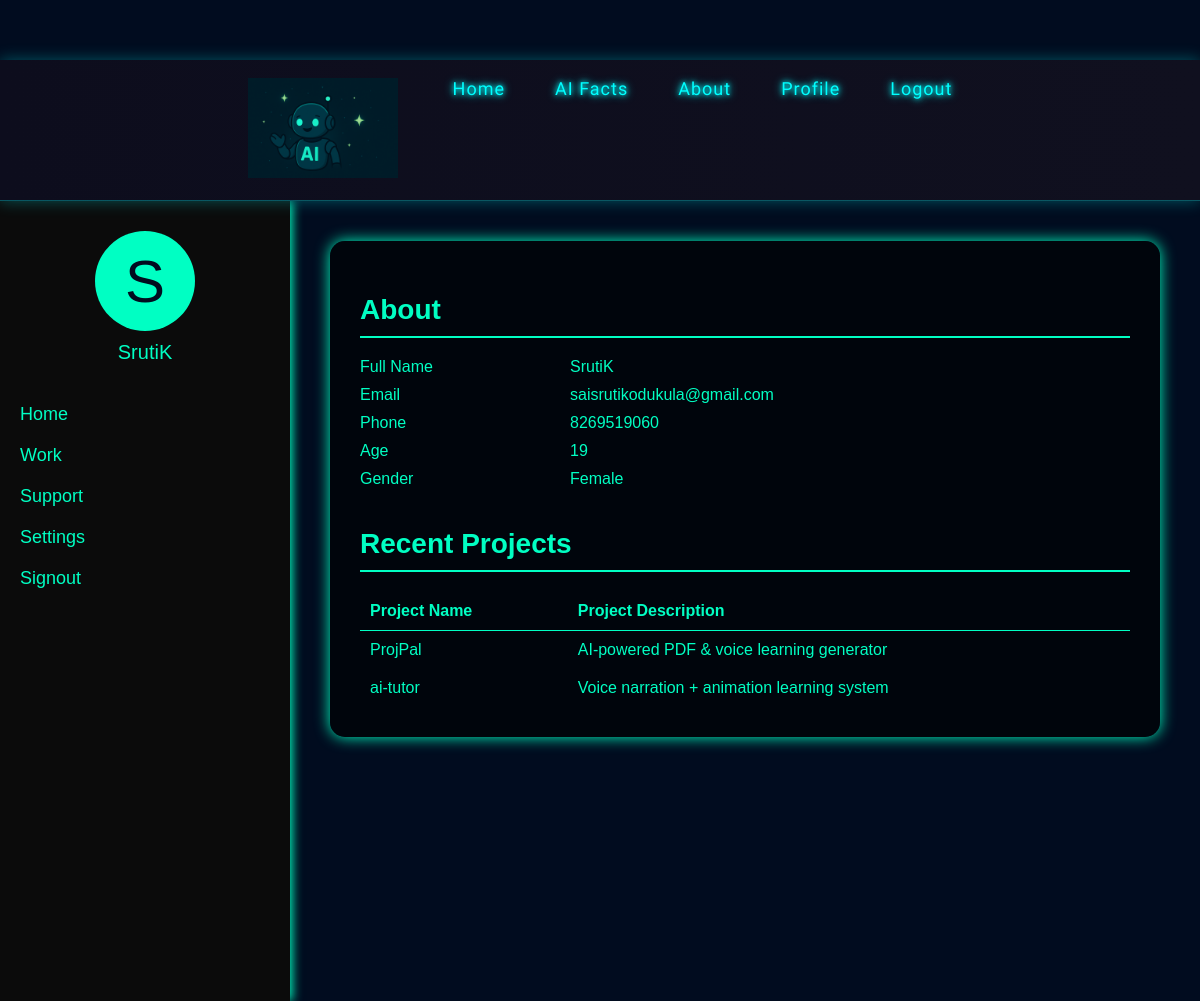
The app's page /profile (signed in) with its own data.
### models.py (models this page shows)
class User(UserMixin, db.Model):
    id = db.Column(db.Integer, primary_key=True)
    email = db.Column(db.String(150), unique=True, nullable=False)
    password = db.Column(db.String(150), nullable=False)
    username = db.Column(db.String(150))
    age = db.Column(db.String(10))
    gender = db.Column(db.String(10))
    contact = db.Column(db.String(15))

### app.py (the view, shortened to what this page needs)
@app.route('/profile', methods=['GET', 'POST'])
@login_required
def profile():
    return render_template('profile.html', user=current_user)

### app.py (called while the page is built)
@login_manager.user_loader
def load_user(user_id):
    return User.query.get(int(user_id))

### templates/profile.html (shortened to what this page needs)
{% include 'navbar.html' %}
<body style="margin: 0; font-family: 'Arial', sans-serif; background: url('/static/ai-img-gpt.png'); background-color: #010c1f; color: #00ffc3; padding-top: 60px;">
  <div style="display: flex; height: 100vh;">
    <div style="width: 250px; background-color: #0b0b0b; padding: 30px 20px; box-shadow: 2px 0 10px #00ffc3;">
      <div style="text-align: center; margin-bottom: 40px;">
        <div style="background-color: #00ffc3; color: #010c1f; font-size: 60px; width: 100px; height: 100px; border-radius: 50%; display: flex; justify-content: center; align-items: center; margin: 0 auto;">
          {{ user.username[0]|upper }}
        </div>
        <p style="margin-top: 10px; font-size: 20px;">{{ user.username }}</p>
      </div>
      <nav style="display: flex; flex-direction: column; gap: 20px; font-size: 18px;">
        <a href="#" style="color: #00ffc3; text-decoration: none;">Home</a>
        <a href="#" style="color: #00ffc3; text-decoration: none;">Work</a>
        <a href="#" style="color: #00ffc3; text-decoration: none;">Support</a>
        <a href="#" style="color: #00ffc3; text-decoration: none;">Settings</a>
        <a href="#" style="color: #00ffc3; text-decoration: none;">Signout</a>
      </nav>
    </div>
    <div style="flex-grow: 1; padding: 40px;">
      <div style="background-color: rgba(0, 0, 0, 0.6); padding: 30px; border-radius: 15px; box-shadow: 0 0 15px #00ffc3;">
        <div style="margin-bottom: 40px;">
          <h2 style="font-size: 28px; border-bottom: 2px solid #00ffc3; padding-bottom: 10px; margin-bottom: 20px;">About</h2>
          <div style="display: grid; grid-template-columns: 200px 1fr; gap: 10px; margin-bottom: 10px;">
            <div>Full Name</div><div>{{ user.username }}</div>
            <div>Email</div><div>{{ user.email }}</div>
            <div>Phone</div><div>{{ user.contact }}</div>
            <div>Age</div><div>{{ user.age }}</div>
            <div>Gender</div><div>{{ user.gender }}</div>
          </div>
        </div>
        <div>
          <h2 style="font-size: 28px; border-bottom: 2px solid #00ffc3; padding-bottom: 10px; margin-bottom: 20px;">Recent Projects</h2>
          <table style="width: 100%; border-collapse: collapse; color: #00ffc3;">
            <thead>
              <tr style="text-align: left;">
                <th style="padding: 10px; border-bottom: 1px solid #00ffc3;">Project Name</th>
                <th style="padding: 10px; border-bottom: 1px solid #00ffc3;">Project Description</th>
              </tr>
            </thead>
            <tbody>
              <tr>
                <td style="padding: 10px;">ProjPal</td>
                <td style="padding: 10px;">AI-powered PDF & voice learning generator</td>
              </tr>
              <tr>
                <td style="padding: 10px;">ai-tutor</td>
                <td style="padding: 10px;">Voice narration + animation learning system</td>
              </tr>
            </tbody>
          </table>
        </div>
      </div>
    </div>
  </div>
</body>

### records on screen
User: username "S", username "SrutiK", email "saisrutikodukula@gmail.com", contact "8269519060", age "19", gender "Female"
